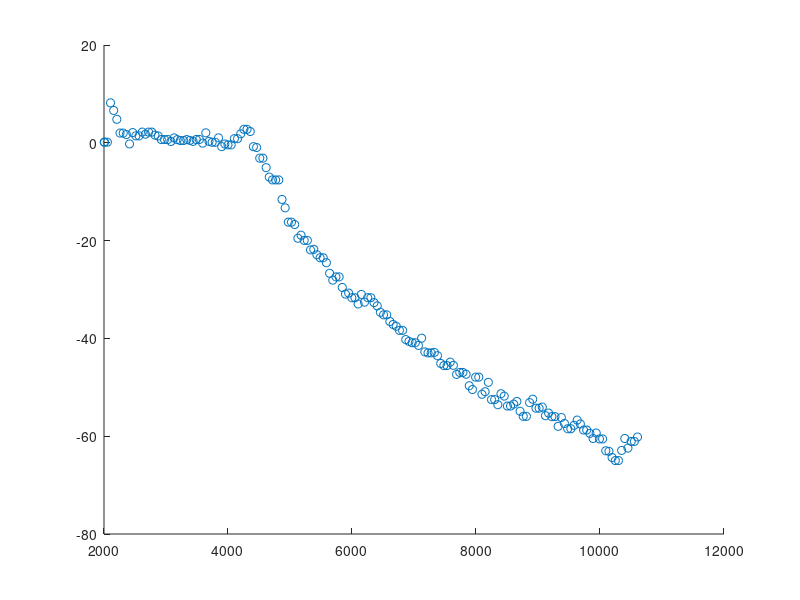

This figure's MATLAB source: (Note: this script raises an error after producing the figure.)
close all;
clear all;
clc;

Data1 = csvread('stepresponse1.5-60.csv');
%Data2 = csvread('zigzag1600and1070.3.csv');
%Data3 = csvread('test1650.csv');

Step1(:,2) = Data1(:,2);    %angle
%for(
%if(Step1(:,2)>360) {Step1(:,2) = Step1(:,2) - 180;}
Step1(:,1) = Data1(:,1);    %time
%Step2(:,2) = Data2(:,1);
%Step2(:,1) = Data2(:,4);
%Step3(:,2) = Data3(:,1);
%Step3(:,1) = Data3(:,4);

hold;
P1 = scatter(Step1(:,1),Step1(:,2));
%P2 = plot(Step2(:,1),Step2(:,2));
%P3 = plot(Step3(:,1),Step3(:,2));

set( P1, 'color', '[1 0 0]', 'LineWidth', 2 );
%set( P2, 'color', '[0 .5 0]', 'LineWidth', 2 );
%set( P3, 'color', '[0 0 1]', 'LineWidth', 2 );

title('Step response with and without control')
xlabel('Time [s]')
ylabel('Velocity [m \cdot s^{-1}]')
% xlim([3 7]);
legend('Voltage step', 'P control','P control with Feed forward','Location', 'southeast' )
grid on
set(gca,'GridLineStyle',':', 'GridColor', 'k', 'GridAlpha', .6)
